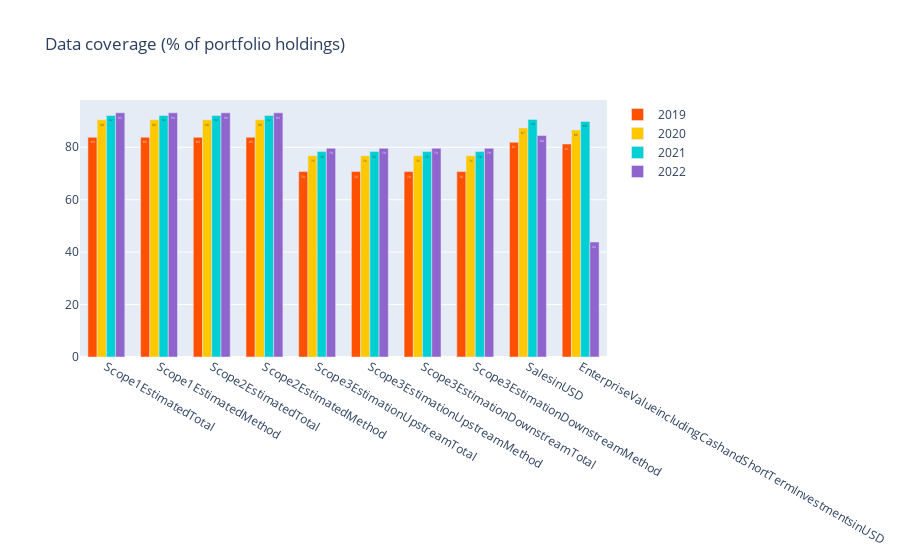
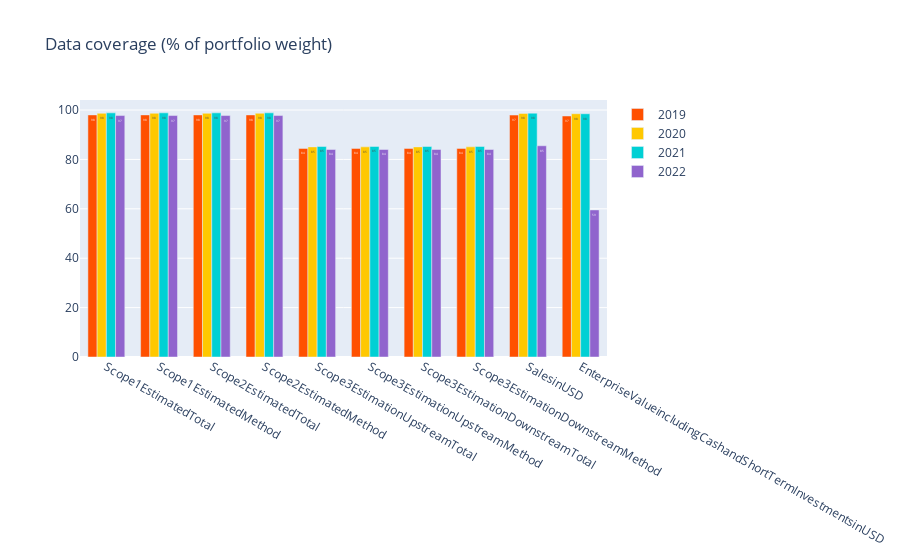

The notebook cell saved with these charts, in order:
### Code cell
# plot the coverage results
plotData = []
idx = 0
for yr in years:
    plotData.append(go.Bar(x = cMmeasures, name = str(yr),  y = hoCoData[idx],  text = [int(x) for x in hoCoData[idx]], marker_color=lsegColors[idx]))
    idx = idx + 1

layout = go.Layout(barmode = 'group')
fig = go.Figure(data = plotData, layout = layout)
fig.update_layout(title_text="Data coverage (% of portfolio holdings)", bargap=0.3)
fig.show()

plotData = []
idx = 0
for yr in years:
    plotData.append(go.Bar(x = cMmeasures, name = str(yr),  y = wtCoData[idx],  text = [int(x) for x in wtCoData[idx]], marker_color=lsegColors[idx]))
    idx = idx + 1

layout = go.Layout(barmode = 'group')
fig = go.Figure(data = plotData, layout = layout)
fig.update_layout(title_text="Data coverage (% of portfolio weight)", bargap=0.3)
fig.show()

### Figure 1 — Plotly figure (JSON) as saved in the notebook; plotly's stock layout.template omitted (floating-point values rounded to 4 significant figures)
{"data": [{"marker": {"color": "#FF5000"}, "name": "2019", "text": ["83", "83", "83", "83", "70", "70", "70", "70", "81", "81"], "type": "bar", "x": ["Scope1EstimatedTotal", "Scope1EstimatedMethod", "Scope2EstimatedTotal", "Scope2EstimatedMethod", "Scope3EstimationUpstreamTotal", "Scope3EstimationUpstreamMethod", "Scope3EstimationDownstreamTotal", "Scope3EstimationDownstreamMethod", "SalesinUSD", "EnterpriseValueincludingCashandShortTermInvestmentsinUSD"], "y": [83.81, 83.81, 83.81, 83.81, 70.72, 70.72, 70.72, 70.72, 81.89, 81.24]}, {"marker": {"color": "#FFC800"}, "name": "2020", "text": ["90", "90", "90", "90", "76", "76", "76", "76", "87", "86"], "type": "bar", "x": ["Scope1EstimatedTotal", "Scope1EstimatedMethod", "Scope2EstimatedTotal", "Scope2EstimatedMethod", "Scope3EstimationUpstreamTotal", "Scope3EstimationUpstreamMethod", "Scope3EstimationDownstreamTotal", "Scope3EstimationDownstreamMethod", "SalesinUSD", "EnterpriseValueincludingCashandShortTermInvestmentsinUSD"], "y": [90.49, 90.49, 90.49, 90.49, 76.8, 76.8, 76.8, 76.8, 87.39, 86.6]}, {"marker": {"color": "#00D0D4"}, "name": "2021", "text": ["92", "92", "92", "92", "78", "78", "78", "78", "90", "89"], "type": "bar", "x": ["Scope1EstimatedTotal", "Scope1EstimatedMethod", "Scope2EstimatedTotal", "Scope2EstimatedMethod", "Scope3EstimationUpstreamTotal", "Scope3EstimationUpstreamMethod", "Scope3EstimationDownstreamTotal", "Scope3EstimationDownstreamMethod", "SalesinUSD", "EnterpriseValueincludingCashandShortTermInvestmentsinUSD"], "y": [92.12, 92.12, 92.12, 92.12, 78.36, 78.36, 78.36, 78.36, 90.63, 89.86]}, {"marker": {"color": "#9064CD"}, "name": "2022", "text": ["93", "93", "93", "93", "79", "79", "79", "79", "84", "43"], "type": "bar", "x": ["Scope1EstimatedTotal", "Scope1EstimatedMethod", "Scope2EstimatedTotal", "Scope2EstimatedMethod", "Scope3EstimationUpstreamTotal", "Scope3EstimationUpstreamMethod", "Scope3EstimationDownstreamTotal", "Scope3EstimationDownstreamMethod", "SalesinUSD", "EnterpriseValueincludingCashandShortTermInvestmentsinUSD"], "y": [93.13, 93.13, 93.13, 93.13, 79.61, 79.61, 79.61, 79.61, 84.48, 43.86]}], "layout": {"bargap": 0.3, "barmode": "group", "title": {"text": "Data coverage (% of portfolio holdings)"}}}

### Figure 2 — Plotly figure (JSON) as saved in the notebook; plotly's stock layout.template omitted (floating-point values rounded to 4 significant figures)
{"data": [{"marker": {"color": "#FF5000"}, "name": "2019", "text": ["98", "98", "98", "98", "84", "84", "84", "84", "97", "97"], "type": "bar", "x": ["Scope1EstimatedTotal", "Scope1EstimatedMethod", "Scope2EstimatedTotal", "Scope2EstimatedMethod", "Scope3EstimationUpstreamTotal", "Scope3EstimationUpstreamMethod", "Scope3EstimationDownstreamTotal", "Scope3EstimationDownstreamMethod", "SalesinUSD", "EnterpriseValueincludingCashandShortTermInvestmentsinUSD"], "y": [98.02, 98.03, 98.02, 98.03, 84.45, 84.46, 84.45, 84.46, 97.96, 97.59]}, {"marker": {"color": "#FFC800"}, "name": "2020", "text": ["98", "98", "98", "98", "85", "85", "85", "85", "98", "98"], "type": "bar", "x": ["Scope1EstimatedTotal", "Scope1EstimatedMethod", "Scope2EstimatedTotal", "Scope2EstimatedMethod", "Scope3EstimationUpstreamTotal", "Scope3EstimationUpstreamMethod", "Scope3EstimationDownstreamTotal", "Scope3EstimationDownstreamMethod", "SalesinUSD", "EnterpriseValueincludingCashandShortTermInvestmentsinUSD"], "y": [98.68, 98.68, 98.68, 98.68, 85.08, 85.08, 85.08, 85.08, 98.62, 98.49]}, {"marker": {"color": "#00D0D4"}, "name": "2021", "text": ["98", "98", "98", "98", "85", "85", "85", "85", "98", "98"], "type": "bar", "x": ["Scope1EstimatedTotal", "Scope1EstimatedMethod", "Scope2EstimatedTotal", "Scope2EstimatedMethod", "Scope3EstimationUpstreamTotal", "Scope3EstimationUpstreamMethod", "Scope3EstimationDownstreamTotal", "Scope3EstimationDownstreamMethod", "SalesinUSD", "EnterpriseValueincludingCashandShortTermInvestmentsinUSD"], "y": [98.86, 98.86, 98.86, 98.86, 85.25, 85.25, 85.25, 85.25, 98.73, 98.49]}, {"marker": {"color": "#9064CD"}, "name": "2022", "text": ["97", "97", "97", "97", "84", "84", "84", "84", "85", "59"], "type": "bar", "x": ["Scope1EstimatedTotal", "Scope1EstimatedMethod", "Scope2EstimatedTotal", "Scope2EstimatedMethod", "Scope3EstimationUpstreamTotal", "Scope3EstimationUpstreamMethod", "Scope3EstimationDownstreamTotal", "Scope3EstimationDownstreamMethod", "SalesinUSD", "EnterpriseValueincludingCashandShortTermInvestmentsinUSD"], "y": [97.76, 97.77, 97.76, 97.77, 84.03, 84.03, 84.03, 84.03, 85.53, 59.56]}], "layout": {"bargap": 0.3, "barmode": "group", "title": {"text": "Data coverage (% of portfolio weight)"}}}
